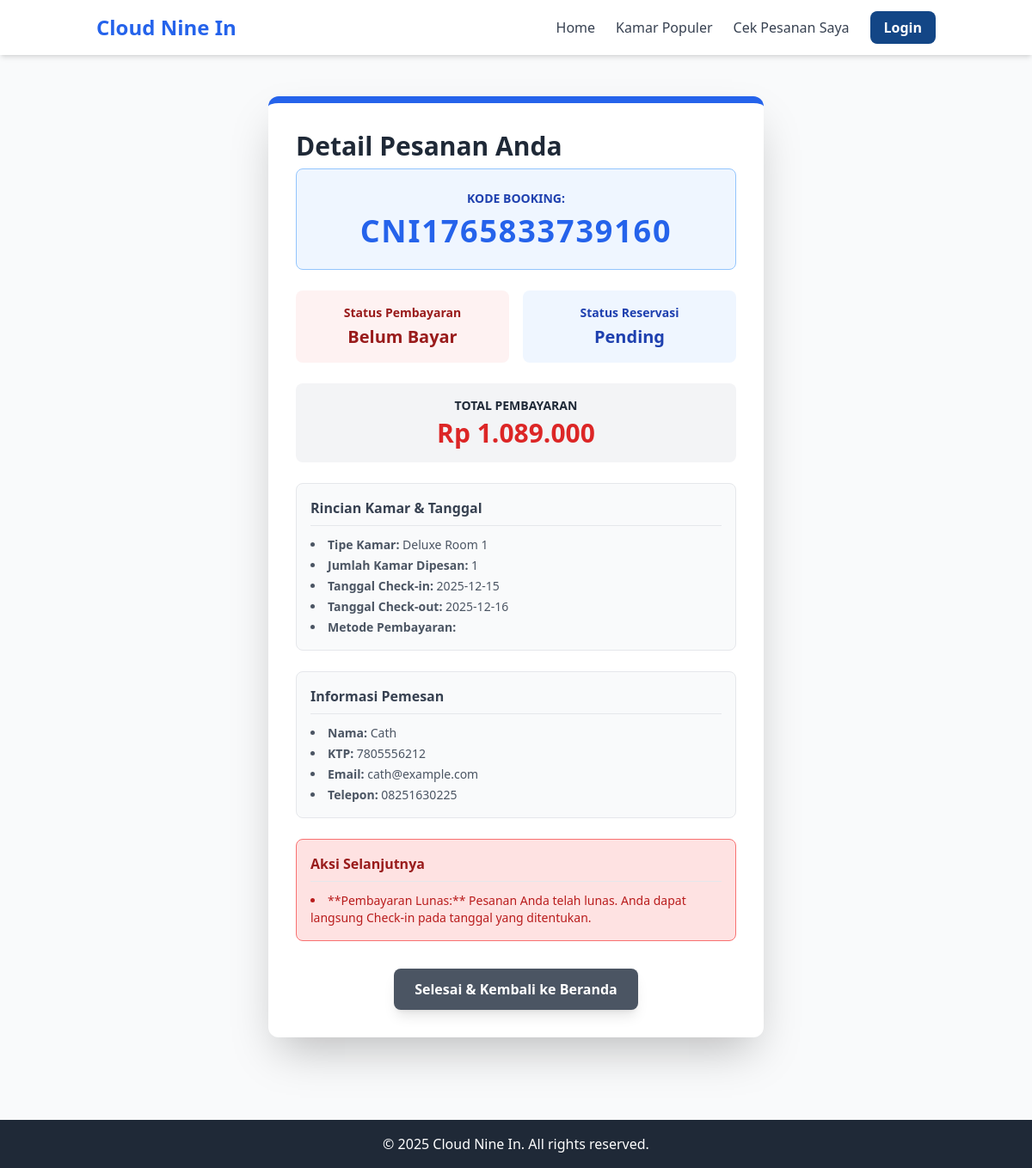
Page /guest/cek_pesanan_detail.php?kode=CNI1765833739160&kontak=cath@example.com on the committed database.
### tables this page shows
CREATE TABLE `reservasi` (
  `id_reservasi` int(11) NOT NULL,
  `kode_booking` varchar(20) NOT NULL,
  `id_user` int(11) NOT NULL,
  `id_tipe_kamar` int(11) NOT NULL,
  `id_kamar_ditempati` int(11) DEFAULT NULL,
  `durasi_inap` int(11) DEFAULT NULL,
  `tanggal_checkin` date NOT NULL,
  `tanggal_checkout` date NOT NULL,
  `jumlah_tamu` int(11) NOT NULL DEFAULT 1,
  `nama_pemesan` varchar(100) NOT NULL,
  `email_pemesan` varchar(100) NOT NULL,
  `telp_pemesan` varchar(20) NOT NULL,
  `ktp_pemesan` varchar(20) DEFAULT NULL,
  `total_biaya_kamar` decimal(10,2) NOT NULL,
  `total_biaya_addon` decimal(10,2) NOT NULL DEFAULT 0.00,
  `total_bayar` decimal(10,2) NOT NULL,
  `metode_pembayaran` enum('Transfer Bank','Bayar di Hotel') NOT NULL,
  `status_pembayaran` enum('Belum Bayar','Menunggu Verifikasi','Lunas','Dibatalkan') NOT NULL DEFAULT 'Belum Bayar',
  `status_reservasi` enum('Pending','Confirmed','Check-in','Check-out','Canceled') NOT NULL DEFAULT 'Pending',
  `bukti_pembayaran` varchar(255) DEFAULT NULL,
  `tanggal_pemesanan` datetime NOT NULL DEFAULT current_timestamp()
);

CREATE TABLE `tipe_kamar` (
  `id_tipe_kamar` int(11) NOT NULL,
  `nama_tipe` varchar(50) NOT NULL,
  `harga_per_malam` decimal(10,2) NOT NULL,
  `kapasitas` int(11) NOT NULL DEFAULT 2,
  `deskripsi` text DEFAULT NULL,
  `foto` varchar(255) DEFAULT NULL,
  `kategori_hunian` enum('Single','Double','Family','Connecting Room') DEFAULT NULL,
  `tingkat_fasilitas` varchar(50) DEFAULT NULL,
  `jenis_tempat_tidur` varchar(50) DEFAULT NULL,
  `luas_kamar` int(11) DEFAULT NULL,
  `add_on` varchar(225) DEFAULT NULL
);

### guest/cek_pesanan_detail.php (the view, shortened to what this page needs)
<?php
require '../koneksi.php';
function formatRupiah($angka) {
    return 'Rp ' . number_format($angka, 0, ',', '.');
}
$kode_booking = $_GET['kode'] ?? null;
$kontak = $_GET['kontak'] ?? null;
$reservasi = null;
$error_message = null;
if (!$kode_booking || !$kontak) {
    $error_message = "Kode Booking dan Kontak Pemesan harus diisi. Harap masukkan kedua data yang valid.";
} else {
    $query = "SELECT r.*, tk.nama_tipe
              FROM reservasi r
              JOIN tipe_kamar tk ON r.id_tipe_kamar = tk.id_tipe_kamar
              WHERE r.kode_booking = ?
              AND (r.email_pemesan = ? OR r.telp_pemesan = ?)";
    $stmt = $conn->prepare($query);
    if (!$stmt) {
        $error_message = "Terjadi kesalahan pada persiapan query database: " . $conn->error;
    } else {
        $stmt->bind_param("sss", $kode_booking, $kontak, $kontak);
        $stmt->execute();
        $result = $stmt->get_result();
        $reservasi = $result->fetch_assoc();
    }
}
function get_status_class($status) {
    switch ($status) {
        case 'Belum Bayar':
            return ['bg' => 'bg-red-50', 'text' => 'text-red-800'];
        default:
            return ['bg' => 'bg-blue-50', 'text' => 'text-blue-800'];
    }
}
?>
<!DOCTYPE html>
<html lang="en">
<head>
    <script src="https://cdn.tailwindcss.com"></script>
</head>
<body class="bg-gray-50">
    <nav class="bg-white shadow-md sticky top-0 z-50">
        <div class="container mx-auto px-6 py-4 flex justify-between items-center">
            <a href="index.php" class="text-2xl font-bold text-blue-600">Cloud Nine In</a>
            <ul class="flex space-x-6 items-center">
                <li><a href="index.php" class="text-gray-700 hover:text-blue-600 font-medium">Home</a></li>
                <li><a href="index.php#populer" class="text-gray-700 hover:text-blue-600 font-medium">Kamar Populer</a></li>
                <li><a href="index.php#cek-pesanan" class="text-gray-700 hover:text-blue-600 font-medium">Cek Pesanan Saya</a></li>
                <li><a href="../login.php" class="bg-[#134686] hover:bg-[#27548A] text-white font-bold py-2 px-4 rounded-lg transition duration-300">Login</a></li>
            </ul>
        </div>
    </nav>
    <main class="container mx-auto px-6 py-12">
        <div class="max-w-xl mx-auto">
            <?php if ($error_message): ?>
                <div class="p-8 bg-white rounded-xl shadow-2xl text-center border-t-8 border-red-500">
                    <h1 class="text-3xl font-extrabold text-gray-800 mb-4">Pencarian Gagal!</h1>
                    <p class="text-red-700 mb-6 font-medium"><?php echo htmlspecialchars($error_message); ?></p>
                    <a href="index.php#cek-pesanan" class="mt-8 inline-block bg-red-600 hover:bg-red-700 text-white font-bold py-3 px-6 rounded-lg transition duration-300 shadow-lg">Coba Lagi</a>
                </div>
            <?php else: ?>
                <?php
                $kode_url = urlencode($reservasi['kode_booking']);
                $kontak_url = urlencode($kontak);
                $status_pembayaran_class = get_status_class($reservasi['status_pembayaran']);
                $status_reservasi_class = get_status_class($reservasi['status_reservasi'] ?? '');
                ?>
                <div class="p-8 bg-white rounded-xl shadow-2xl border-t-8 border-blue-600">
                    <h1 class="text-3xl font-extrabold text-gray-800 mb-2">Detail Pesanan Anda</h1>
                    <div class="bg-blue-50 p-6 rounded-lg mb-6 border border-blue-300 text-center">
                        <p class="text-sm font-semibold text-blue-800">KODE BOOKING:</p>
                        <p class="text-4xl font-extrabold text-blue-600 mt-2 tracking-wider"><?php echo htmlspecialchars($reservasi['kode_booking']); ?></p>
                    </div>
                    <div class="grid grid-cols-2 gap-4 mb-6">
                        <div class="p-4 rounded-lg text-center <?php echo $status_pembayaran_class['bg'] . ' ' . $status_pembayaran_class['text']; ?>">
                            <p class="text-sm font-semibold">Status Pembayaran</p>
                            <p class="text-xl font-bold mt-1"><?php echo htmlspecialchars($reservasi['status_pembayaran']); ?></p>
                        </div>
                        <div class="p-4 rounded-lg text-center <?php echo $status_reservasi_class['bg'] . ' ' . $status_reservasi_class['text']; ?>">
                            <p class="text-sm font-semibold">Status Reservasi</p>
                            <p class="text-xl font-bold mt-1"><?php echo htmlspecialchars($reservasi['status_reservasi']); ?></p>
                        </div>
                    </div>
                    <div class="p-4 bg-gray-100 rounded-lg mb-6 text-center">
                        <p class="text-sm font-semibold text-gray-800">TOTAL PEMBAYARAN</p>
                        <p class="text-3xl font-extrabold text-red-600 mt-1"><?php echo formatRupiah($reservasi['total_bayar']); ?></p>
                    </div>
                    <div class="space-y-3 p-4 bg-gray-50 rounded-lg border mb-6">
                        <p class="font-bold text-gray-700 border-b pb-2">Rincian Kamar & Tanggal</p>
                        <ul class="list-disc list-inside text-sm text-gray-600 space-y-1">
                            <li><strong>Tipe Kamar:</strong> <?php echo htmlspecialchars($reservasi['nama_tipe']); ?></li>
                            <li><strong>Jumlah Kamar Dipesan:</strong> <?php echo $reservasi['jumlah_tamu']; ?></li>
                            <li><strong>Tanggal Check-in:</strong> <?php echo htmlspecialchars($reservasi['tanggal_checkin']); ?></li>
                            <li><strong>Tanggal Check-out:</strong> <?php echo htmlspecialchars($reservasi['tanggal_checkout']); ?></li>
                            <li><strong>Metode Pembayaran:</strong> <?php echo htmlspecialchars($reservasi['metode_pembayaran']); ?></li>
                        </ul>
                    </div>
                    <div class="space-y-3 p-4 bg-gray-50 rounded-lg border">
                        <p class="font-bold text-gray-700 border-b pb-2">Informasi Pemesan</p>
                        <ul class="list-disc list-inside text-sm text-gray-600 space-y-1">
                            <li><strong>Nama:</strong> <?php echo htmlspecialchars($reservasi['nama_pemesan']); ?></li>
                            <li><strong>KTP:</strong> <?php echo htmlspecialchars($reservasi['ktp_pemesan']); ?></li>
                            <li><strong>Email:</strong> <?php echo htmlspecialchars($reservasi['email_pemesan']); ?></li>
                            <li><strong>Telepon:</strong> <?php echo htmlspecialchars($reservasi['telp_pemesan']); ?></li>
                        </ul>
                    </div>
                    <div class="space-y-3 mt-6 p-4 bg-red-100 rounded-lg border border-red-400">
                        <p class="font-bold text-red-800 border-b pb-2">Aksi Selanjutnya</p>
                        <ul class="list-disc list-inside text-sm text-red-700 space-y-1">
                            <?php if ($reservasi['metode_pembayaran'] === 'Transfer Bank' && $reservasi['status_pembayaran'] === 'Belum Bayar'): ?>
                                <li>
                                    **Pembayaran Belum Lunas (Transfer Bank):** Pesanan Anda belum lunas. Silakan lakukan transfer dan
                                    <a href="upload_bukti_bayar.php?kode=<?php echo $kode_url; ?>&kontak=<?php echo $kontak_url; ?>" class="text-blue-600 font-bold hover:underline">UPLOAD BUKTI TRANSFER DI SINI</a>
                                    sebelum batas waktu pembayaran.
                                </li>
                            <?php elseif ($reservasi['metode_pembayaran'] === 'Bayar Di Tempat' && $reservasi['status_pembayaran'] === 'Belum Bayar'): ?>
                                <li>
                                    **Bayar Di Tempat:** Pembayaran penuh akan dilakukan saat Anda Check-in di hotel. Pastikan Anda membawa kode booking ini.
                                </li>
                            <?php elseif ($reservasi['status_pembayaran'] === 'Menunggu Verifikasi'): ?>
                                <li>
                                    **Menunggu Verifikasi:** Bukti pembayaran Anda sedang dicek oleh tim kami. Harap tunggu konfirmasi lebih lanjut.
                                </li>
                            <?php else: ?>
                                <li>
                                    **Pembayaran Lunas:** Pesanan Anda telah lunas. Anda dapat langsung Check-in pada tanggal yang ditentukan.
                                </li>
                            <?php endif; ?>
                        </ul>
                    </div>
                    <div class="mt-8 text-center">
                        <a href="index.php" class="inline-block bg-gray-600 hover:bg-gray-700 text-white font-bold py-3 px-6 rounded-lg transition duration-300 shadow-lg">
                            Selesai & Kembali ke Beranda
                        </a>
                    </div>
                </div>
            <?php endif; ?>
        </div>
    </main>
    <footer class="bg-gray-800 text-white mt-12">
        <div class="container mx-auto px-6 py-4 text-center">
            <p>&copy; 2025 Cloud Nine In. All rights reserved.</p>
        </div>
    </footer>
</body>
</html>

### rows in the picture
reservasi: kode_booking "CNI1765833739160", status_pembayaran "Belum Bayar", status_reservasi "Pending", total_bayar "Rp 1.089.000", id_tipe_kamar.nama_tipe "Deluxe Room 1", jumlah_tamu "1", tanggal_checkin "2025-12-15", tanggal_checkout "2025-12-16", nama_pemesan "Cath", ktp_pemesan "7805556212", email_pemesan "cath@example.com", telp_pemesan "08251630225"
